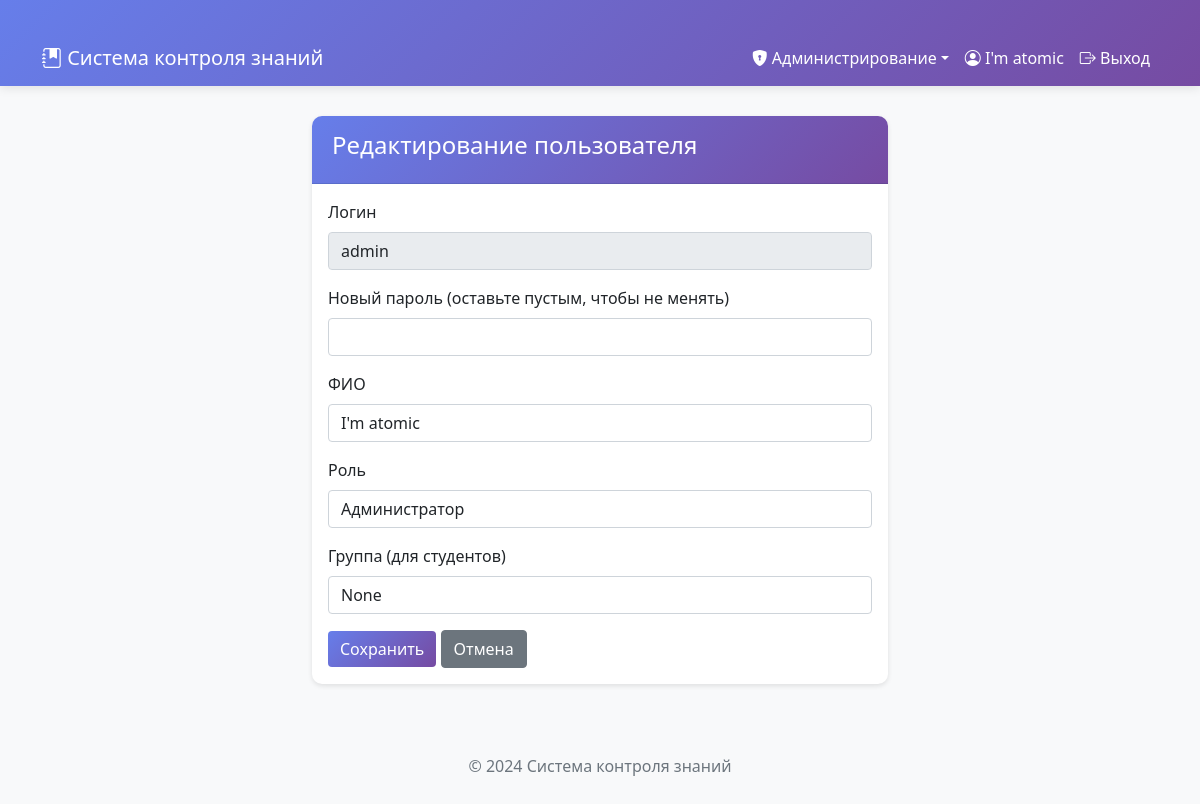
/admin/users/edit/1 (signed in), run on an earlier commit of the app's database.
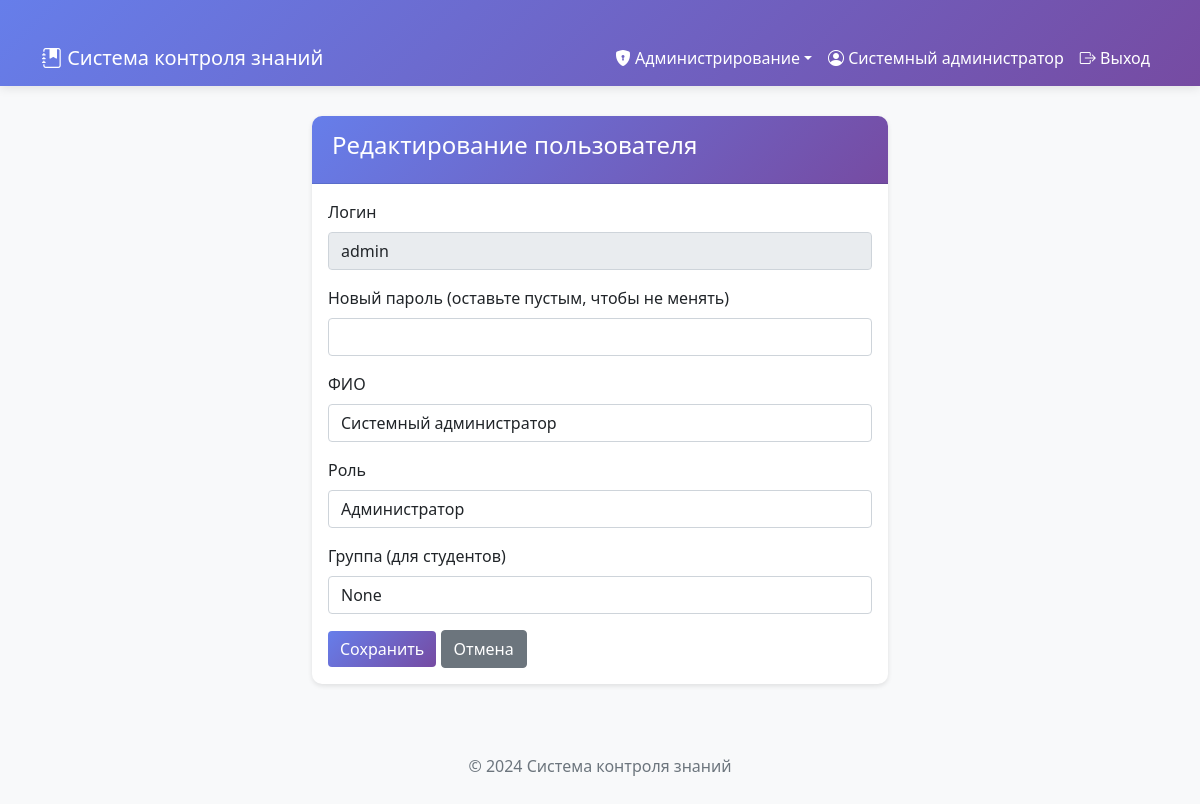
And on a later commit of the database.
### tables this page shows
CREATE TABLE users (
                    id INTEGER PRIMARY KEY AUTOINCREMENT,
                    username TEXT UNIQUE NOT NULL,
                    password TEXT NOT NULL,
                    full_name TEXT NOT NULL,
                    role TEXT NOT NULL,
                    group_name TEXT,
                    created_at TIMESTAMP DEFAULT CURRENT_TIMESTAMP
                );

### app.py (the view, shortened to what this page needs)
@app.route('/admin/users/edit/<int:user_id>', methods=['GET', 'POST'])
@login_required
@role_required('admin')
def admin_edit_user(user_id):
    with db.get_connection() as conn:
        cursor = conn.cursor()
        cursor.execute('SELECT * FROM users WHERE id=?', (user_id,))
        user = cursor.fetchone()
    return render_template('admin/user_form.html', user=user, edit_mode=True)

### auth.py (called while the page is built)
def login_required(f):
    @wraps(f)
    def decorated_function(*args, **kwargs):
        if 'user_id' not in session:
            flash('Пожалуйста, авторизуйтесь', 'warning')
            return redirect(url_for('login'))
        return f(*args, **kwargs)
    return decorated_function

def role_required(*roles):
    def decorator(f):
        @wraps(f)
        def decorated_function(*args, **kwargs):
            if 'role' not in session or session['role'] not in roles:
                flash('У вас нет доступа к этой странице', 'danger')
                return redirect(url_for('dashboard'))
            return f(*args, **kwargs)
        return decorated_function
    return decorator

### database.py (called while the page is built)
    @contextmanager
    def get_connection(self):
        conn = sqlite3.connect(self.db_path)
        conn.row_factory = sqlite3.Row
        try:
            yield conn
            conn.commit()
        except Exception as e:
            conn.rollback()
            raise e
        finally:
            conn.close()

### templates/admin/user_form.html (shortened to what this page needs)
{% extends "base.html" %}
{% block content %}
<div class="container" style="max-width: 600px;">
    <div class="card">
        <div class="card-header"><h4>{% if edit_mode %}Редактирование{% else %}Добавление{% endif %} пользователя</h4></div>
        <div class="card-body">
            <form method="POST">
                {% if not edit_mode %}
                <div class="mb-3"><label class="form-label">Логин</label><input type="text" name="username" class="form-control" required></div>
                <div class="mb-3"><label class="form-label">Пароль</label><input type="password" name="password" class="form-control" required></div>
                {% else %}
                <div class="mb-3"><label class="form-label">Логин</label><input type="text" class="form-control" value="{{ user.username }}" disabled></div>
                <div class="mb-3"><label class="form-label">Новый пароль (оставьте пустым, чтобы не менять)</label><input type="password" name="new_password" class="form-control"></div>
                {% endif %}
                <div class="mb-3"><label class="form-label">ФИО</label><input type="text" name="full_name" class="form-control" value="{{ user.full_name if user else '' }}" required></div>
                <div class="mb-3">
                    <label class="form-label">Роль</label>
                    <select name="role" class="form-control" required>
                        <option value="admin" {% if user and user.role == 'admin' %}selected{% endif %}>Администратор</option>
                    </select>
                </div>
                <div class="mb-3"><label class="form-label">Группа (для студентов)</label><input type="text" name="group_name" class="form-control" value="{{ user.group_name if user else '' }}"></div>
                <button type="submit" class="btn btn-primary">Сохранить</button>
                <a href="{{ url_for('admin_users') }}" class="btn btn-secondary">Отмена</a>
            </form>
        </div>
    </div>
</div>
{% endblock %}

### templates/base.html (shortened to what this page needs)
<!DOCTYPE html>
<html lang="ru">
<head>
    <link href="https://cdn.jsdelivr.net/npm/bootstrap@5.1.3/dist/css/bootstrap.min.css" rel="stylesheet">
    <link href="https://cdn.jsdelivr.net/npm/bootstrap-icons@1.8.1/font/bootstrap-icons.css" rel="stylesheet">
</head>
<body>
    <nav class="navbar navbar-expand-lg">
        <div class="container">
            <a class="navbar-brand" href="{{ url_for('dashboard') }}"><i class="bi bi-journal-bookmark-fill"></i> Система контроля знаний</a>
            <div class="collapse navbar-collapse" id="navbarNav">
                <ul class="navbar-nav ms-auto">
                    {% if session.role == 'admin' %}
                    <li class="nav-item dropdown">
                        <a class="nav-link dropdown-toggle" href="#" data-bs-toggle="dropdown"><i class="bi bi-shield-lock-fill"></i> Администрирование</a>
                    </li>
                    {% elif session.role == 'student' %}
                    <li class="nav-item"><a class="nav-link" href="{{ url_for('student_tests') }}"><i class="bi bi-journal-check"></i> Доступные тесты</a></li>
                    {% endif %}
                    <li class="nav-item"><span class="nav-link"><i class="bi bi-person-circle"></i> {{ session.full_name }}</span></li>
                    <li class="nav-item"><a class="nav-link" href="{{ url_for('logout') }}"><i class="bi bi-box-arrow-right"></i> Выход</a></li>
                </ul>
            </div>
        </div>
    </nav>
    <div class="container">
        {% block content %}{% endblock %}
    </div>
    <div class="footer"><p class="mb-0">© 2024 Система контроля знаний</p></div>
</body>
</html>

What changed in the data, as far as the page shows it:
changed users "admin": full_name "I'm atomic" → "Системный администратор"; group_name "None" → (not shown)
Also different on the page:
form field group_name: (not shown) → "None"
